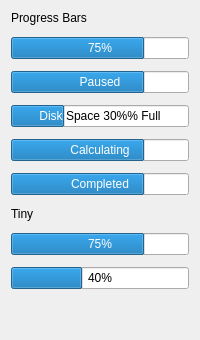
     <widget class="QWidget" name="tab_2">
      <attribute name="title">
       <string>ProgressBar</string>
      </attribute>
      <layout class="QVBoxLayout" name="verticalLayout_11">
       <item>
        <layout class="QVBoxLayout" name="verticalLayout">
         <property name="spacing">
          <number>12</number>
         </property>
         <item>
          <widget class="Origin::UIToolkit::OriginLabel" name="originLabel_13">
           <property name="text">
            <string>Progress Bars</string>
           </property>
          </widget>
         </item>
         <item>
          <widget class="Origin::UIToolkit::OriginProgressBar" name="originProgressBar">
           <property name="value">
            <double>75.000000000000000</double>
           </property>
           <property name="precision">
            <number>2</number>
           </property>
          </widget>
         </item>
         <item>
          <widget class="Origin::UIToolkit::OriginProgressBar" name="originProgressBar_2">
           <property name="paused">
            <bool>true</bool>
           </property>
           <property name="value">
            <double>75.000000000000000</double>
           </property>
           <property name="format">
            <string>Paused</string>
           </property>
          </widget>
         </item>
         <item>
          <widget class="Origin::UIToolkit::OriginProgressBar" name="originProgressBar_3">
           <property name="fixed">
            <bool>true</bool>
           </property>
           <property name="value">
            <double>30.000000000000000</double>
           </property>
           <property name="format">
            <string>Disk Space %p%% Full</string>
           </property>
          </widget>
         </item>
         <item>
          <widget class="Origin::UIToolkit::OriginProgressBar" name="originProgressBar_4">
           <property name="indeterminate">
            <bool>true</bool>
           </property>
           <property name="value">
            <double>75.000000000000000</double>
           </property>
           <property name="format">
            <string>Calculating</string>
           </property>
          </widget>
         </item>
         <item>
          <widget class="Origin::UIToolkit::OriginProgressBar" name="originProgressBar_6">
           <property name="completed">
            <bool>true</bool>
           </property>
           <property name="indeterminate">
            <bool>true</bool>
           </property>
           <property name="value">
            <double>75.000000000000000</double>
           </property>
           <property name="format">
            <string>Completed</string>
           </property>
          </widget>
         </item>
         <item>
          <widget class="Origin::UIToolkit::OriginLabel" name="originLabel_16">
           <property name="text">
            <string>Tiny</string>
           </property>
          </widget>
         </item>
         <item>
          <widget class="Origin::UIToolkit::OriginProgressBar" name="originProgressBar_7">
           <property name="tiny">
            <bool>true</bool>
           </property>
           <property name="value">
            <double>75.000000000000000</double>
           </property>
          </widget>
         </item>
         <item>
          <widget class="Origin::UIToolkit::OriginProgressBar" name="originProgressBar_5">
           <property name="paused">
            <bool>true</bool>
           </property>
           <property name="tiny">
            <bool>true</bool>
           </property>
           <property name="value">
            <double>40.000000000000000</double>
           </property>
          </widget>
         </item>
        </layout>
       </item>
       <item>
        <spacer name="verticalSpacer_8">
         <property name="orientation">
          <enum>Qt::Vertical</enum>
         </property>
         <property name="sizeHint" stdset="0">
          <size>
           <width>20</width>
           <height>40</height>
          </size>
         </property>
        </spacer>
       </item>
      </layout>
     </widget>
